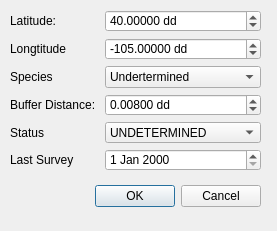
<?xml version="1.0" encoding="UTF-8"?>
<ui version="4.0">
 <class>new_raptorDialogBase</class>
 <widget class="QDialog" name="new_raptorDialogBase">
  <property name="geometry">
   <rect>
    <x>0</x>
    <y>0</y>
    <width>277</width>
    <height>231</height>
   </rect>
  </property>
  <property name="windowTitle">
   <string>Add New Raptor Nest</string>
  </property>
  <widget class="QDialogButtonBox" name="button_box">
   <property name="geometry">
    <rect>
     <x>-80</x>
     <y>180</y>
     <width>341</width>
     <height>32</height>
    </rect>
   </property>
   <property name="orientation">
    <enum>Qt::Horizontal</enum>
   </property>
   <property name="standardButtons">
    <set>QDialogButtonBox::Cancel|QDialogButtonBox::Ok</set>
   </property>
  </widget>
  <widget class="QWidget" name="formLayoutWidget">
   <property name="geometry">
    <rect>
     <x>10</x>
     <y>10</y>
     <width>251</width>
     <height>161</height>
    </rect>
   </property>
   <layout class="QFormLayout" name="lytForm">
    <item row="0" column="0">
     <widget class="QLabel" name="latitudeLabel">
      <property name="text">
       <string>Latitude:</string>
      </property>
     </widget>
    </item>
    <item row="0" column="1">
     <widget class="QgsDoubleSpinBox" name="spbLatitude">
      <property name="prefix">
       <string/>
      </property>
      <property name="suffix">
       <string> dd</string>
      </property>
      <property name="decimals">
       <number>5</number>
      </property>
      <property name="minimum">
       <double>-90.000000000000000</double>
      </property>
      <property name="maximum">
       <double>90.000000000000000</double>
      </property>
      <property name="singleStep">
       <double>0.001000000000000</double>
      </property>
      <property name="value">
       <double>40.000000000000000</double>
      </property>
     </widget>
    </item>
    <item row="1" column="0">
     <widget class="QLabel" name="longtitudeLabel">
      <property name="text">
       <string>Longtitude</string>
      </property>
     </widget>
    </item>
    <item row="1" column="1">
     <widget class="QgsDoubleSpinBox" name="spbLongtitude">
      <property name="suffix">
       <string> dd</string>
      </property>
      <property name="decimals">
       <number>5</number>
      </property>
      <property name="minimum">
       <double>-180.000000000000000</double>
      </property>
      <property name="maximum">
       <double>180.000000000000000</double>
      </property>
      <property name="singleStep">
       <double>0.001000000000000</double>
      </property>
      <property name="value">
       <double>-105.000000000000000</double>
      </property>
     </widget>
    </item>
    <item row="2" column="0">
     <widget class="QLabel" name="speciesLabel">
      <property name="text">
       <string>Species</string>
      </property>
     </widget>
    </item>
    <item row="2" column="1">
     <widget class="QComboBox" name="cmbSpecies">
      <item>
       <property name="text">
        <string>Undertermined</string>
       </property>
      </item>
      <item>
       <property name="text">
        <string>Red Tail Hawk</string>
       </property>
      </item>
      <item>
       <property name="text">
        <string>Swainsons Hawk</string>
       </property>
      </item>
      <item>
       <property name="text">
        <string>Northern Harrier</string>
       </property>
      </item>
     </widget>
    </item>
    <item row="3" column="0">
     <widget class="QLabel" name="bufferDistanceLabel">
      <property name="text">
       <string>Buffer Distance: </string>
      </property>
     </widget>
    </item>
    <item row="3" column="1">
     <widget class="QDoubleSpinBox" name="spbBuffer">
      <property name="suffix">
       <string> dd</string>
      </property>
      <property name="decimals">
       <number>5</number>
      </property>
      <property name="maximum">
       <double>0.100000000000000</double>
      </property>
      <property name="singleStep">
       <double>0.001000000000000</double>
      </property>
      <property name="value">
       <double>0.008000000000000</double>
      </property>
     </widget>
    </item>
    <item row="4" column="0">
     <widget class="QLabel" name="statusLabel">
      <property name="text">
       <string>Status</string>
      </property>
     </widget>
    </item>
    <item row="4" column="1">
     <widget class="QComboBox" name="cmbStatus">
      <item>
       <property name="text">
        <string>UNDETERMINED</string>
       </property>
      </item>
      <item>
       <property name="text">
        <string>ACTIVE NEST</string>
       </property>
      </item>
      <item>
       <property name="text">
        <string>INACTIVE NEST</string>
       </property>
      </item>
      <item>
       <property name="text">
        <string>FLEDGED NEST</string>
       </property>
      </item>
     </widget>
    </item>
    <item row="5" column="0">
     <widget class="QLabel" name="lastSurveyLabel">
      <property name="text">
       <string>Last Survey</string>
      </property>
     </widget>
    </item>
    <item row="5" column="1">
     <widget class="QDateEdit" name="dteLast"/>
    </item>
   </layout>
  </widget>
 </widget>
 <customwidgets>
  <customwidget>
   <class>QgsDoubleSpinBox</class>
   <extends>QDoubleSpinBox</extends>
   <header>qgsdoublespinbox.h</header>
  </customwidget>
 </customwidgets>
 <resources/>
 <connections>
  <connection>
   <sender>button_box</sender>
   <signal>accepted()</signal>
   <receiver>new_raptorDialogBase</receiver>
   <slot>accept()</slot>
   <hints>
    <hint type="sourcelabel">
     <x>20</x>
     <y>20</y>
    </hint>
    <hint type="destinationlabel">
     <x>20</x>
     <y>20</y>
    </hint>
   </hints>
  </connection>
  <connection>
   <sender>button_box</sender>
   <signal>rejected()</signal>
   <receiver>new_raptorDialogBase</receiver>
   <slot>reject()</slot>
   <hints>
    <hint type="sourcelabel">
     <x>20</x>
     <y>20</y>
    </hint>
    <hint type="destinationlabel">
     <x>20</x>
     <y>20</y>
    </hint>
   </hints>
  </connection>
 </connections>
</ui>
